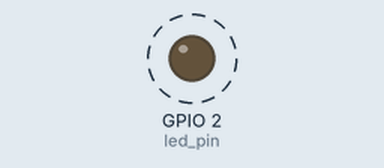
Simulated run of this program. Board: ESP8266 board running MicroPython. Shown: output pins drawn as LEDs (lit = HIGH, except the on-board LED, lit = LOW). Dashed ring = blinking. WiFi joins after 1.5 s; values from a settings file that is not in the repository are placeholders; what the program prints to the serial console is not drawn.

Above: at 3.5 s.
Timing chart, 0 to 7.6 s (numbered marks = the images above):
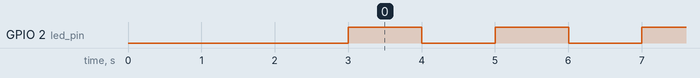

The program:

main.py
```python
from machine import Pin, Signal
from time import sleep


def main():

    led_pin = Pin(2, Pin.OUT)
    led = Signal(led_pin, invert=True)

    idx = 0
    while True:
        print('hello there! # %i' % idx)
        led.value(not led.value())
        idx += 1
        sleep(1)


print('starting main')
main()
```

boot.py
```python
# This file is executed on every boot (including wake-boot from deepsleep)
import gc
import time
import secrets

#import uos
import machine
import network


# uos.dupterm(None, 1) # disable REPL on UART(0)

import esp
esp.osdebug(None)
gc.collect()


def connect_wifi():
    """ connect to a wifi network """
    ap_if = network.WLAN(network.AP_IF)
    ap_if.active(False)  # disable access point

    wifi = network.WLAN(network.STA_IF)

    if not wifi.isconnected():

        print('connecting to ', secrets.ssid)

        wifi.active(True)
        wifi.connect(secrets.ssid, secrets.wifi_pass)
        for retry in range(5):
            if not wifi.isconnected():
                print('waiting ...', retry)
                time.sleep(3)
        if not wifi.isconnected():  # could not connect
            print('Could not connect, rebooting')
            time.sleep(2)
            machine.reset()

    if wifi.isconnected():  # should be connected now
        print('network config:', wifi.ifconfig())
        print('rssi:', wifi.status('rssi'))

    else:  # warn with led and reboot
        print('Connection failed!')
        time.sleep(5)
        print('Restarting')
        machine.reset()


connect_wifi()

#import webrepl
# webrepl.start()
```

Measured:
- by itself, GPIO 2 (led_pin): alternates HIGH for 1.0 s and LOW for 1.0 s
